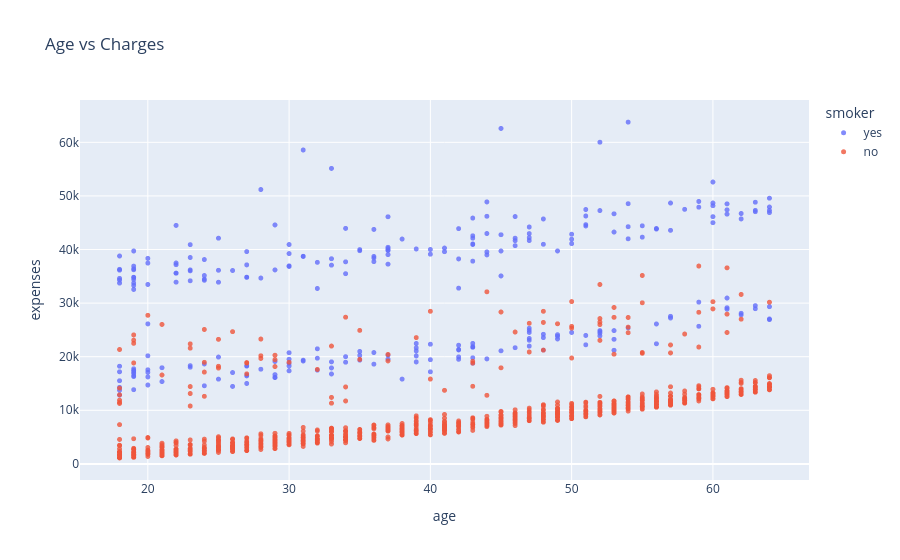

Notebook cell for this chart:
### Markdown cell above
## relationship between coloumn

### Code cell
age_ex = px.scatter(data, 
                 x="age", 
                 y="expenses", 
                 color="smoker", 
                 
                 hover_data=["sex"],
                 title="Age vs Charges")
age_ex.update_traces(marker=dict(size=5, opacity=0.8))
age_ex.show()

### Figure 1 — Plotly figure (JSON) as saved in the notebook; plotly's stock layout.template omitted (floating-point values rounded to 4 significant figures; data arrays with more than 128 entries replaced by an {"elided": "..."} marker saying what was removed)
{"data": [{"customdata": {"elided": "274x1 str values"}, "hovertemplate": "smoker=yes<br>age=%{x}<br>expenses=%{y}<br>sex=%{customdata[0]}<extra></extra>", "legendgroup": "yes", "marker": {"color": "#636efa", "opacity": 0.8, "size": 5, "symbol": "circle"}, "mode": "markers", "name": "yes", "showlegend": true, "type": "scattergl", "x": {"elided": "274 int values"}, "xaxis": "x", "y": {"elided": "274 float values"}, "yaxis": "y"}, {"customdata": {"elided": "1064x1 str values"}, "hovertemplate": "smoker=no<br>age=%{x}<br>expenses=%{y}<br>sex=%{customdata[0]}<extra></extra>", "legendgroup": "no", "marker": {"color": "#EF553B", "opacity": 0.8, "size": 5, "symbol": "circle"}, "mode": "markers", "name": "no", "showlegend": true, "type": "scattergl", "x": {"elided": "1064 int values"}, "xaxis": "x", "y": {"elided": "1064 float values"}, "yaxis": "y"}], "layout": {"legend": {"title": {"text": "smoker"}, "tracegroupgap": 0}, "title": {"text": "Age vs Charges"}, "xaxis": {"anchor": "y", "domain": [0, 1], "title": {"text": "age"}}, "yaxis": {"anchor": "x", "domain": [0, 1], "title": {"text": "expenses"}}}}
